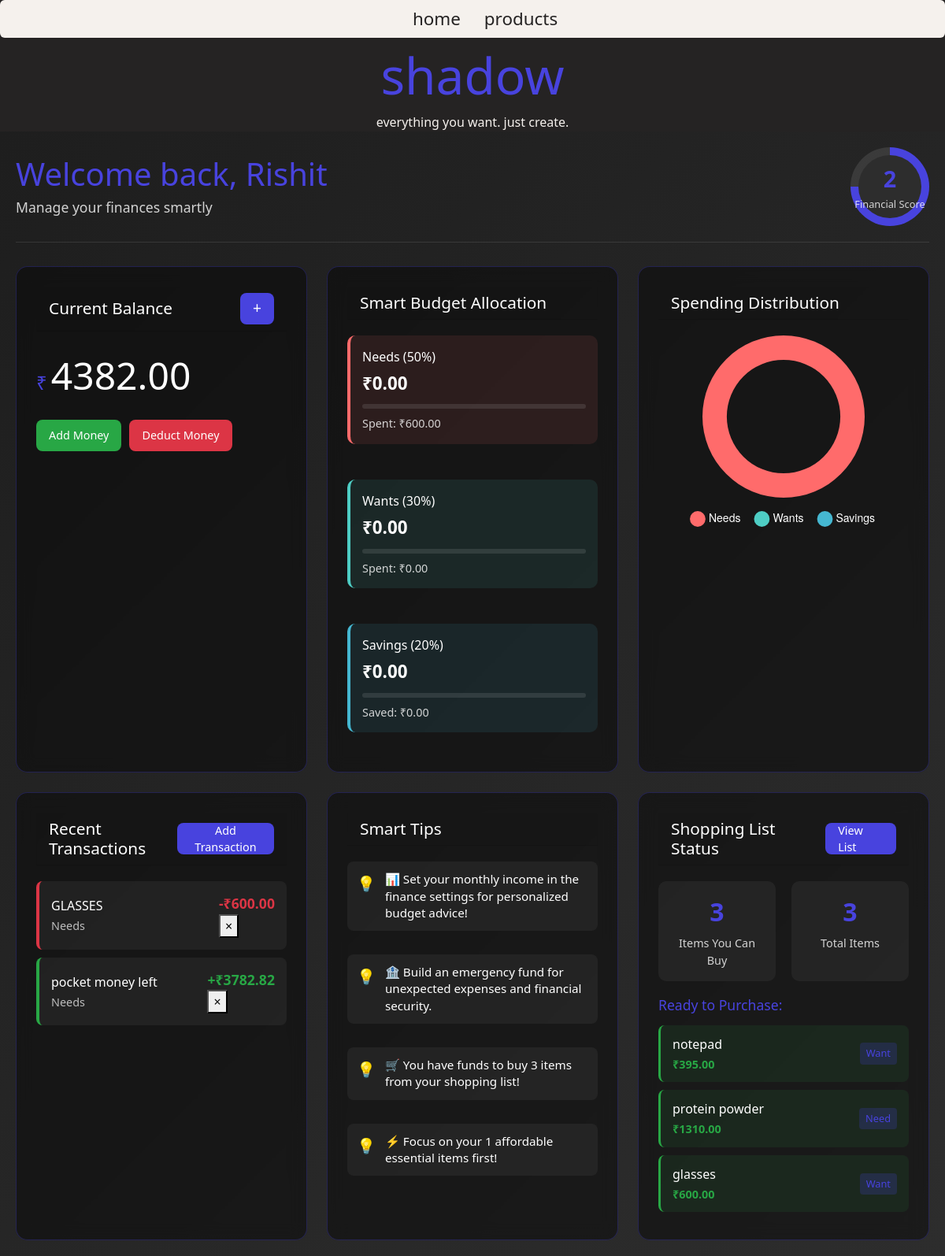
The page /widgets/finance (signed in) on the database its author committed.
### widgets/models.py (models this page shows, shortened)
class FinanceProfile(models.Model):
    user = models.OneToOneField(User, on_delete=models.CASCADE, related_name="finance_profile")
    total_funds = models.DecimalField(max_digits=12, decimal_places=2, default=0)
    monthly_income = models.DecimalField(max_digits=10, decimal_places=2, default=0)
    created_at = models.DateTimeField(auto_now_add=True)
    updated_at = models.DateTimeField(auto_now=True)
    @property
    def budget_allocation(self):
        if self.monthly_income <= 0:
            return {}
    @property
    def financial_score(self):
        transactions = self.transactions.all()
        if not transactions:
            return 75  # Default score for new users
        needs_spending = sum(float(t.amount) for t in transactions.filter(category='needs', transaction_type='debit'))
        wants_spending = sum(float(t.amount) for t in transactions.filter(category='wants', transaction_type='debit'))
        savings = sum(float(t.amount) for t in transactions.filter(category='savings', transaction_type='credit'))
        total_spending = needs_spending + wants_spending
        if total_spending == 0:
            return 75
        needs_ratio = needs_spending / total_spending if total_spending > 0 else 0
        wants_ratio = wants_spending / total_spending if total_spending > 0 else 0
        savings_ratio = savings / float(self.monthly_income) if self.monthly_income > 0 else 0
        score = 0
        if 0.4 <= needs_ratio <= 0.6:
            score += 40
        else:
            score += max(0, 40 - abs(needs_ratio - 0.5) * 80)
        if 0.2 <= wants_ratio <= 0.35:
            score += 30
        else:
            score += max(0, 30 - abs(wants_ratio - 0.275) * 100)
        if savings_ratio >= 0.15:
            score += 30
        else:
            score += savings_ratio * 200  # Scale to 30 points max
        return min(100, max(0, round(score)))

class Transaction(models.Model):
    TRANSACTION_TYPES = [
        ('credit', 'Credit'),
        ('debit', 'Debit'),
    ]
    CATEGORIES = [
        ('needs', 'Needs'),
        ('wants', 'Wants'),
        ('savings', 'Savings'),
    ]
    finance_profile = models.ForeignKey(FinanceProfile, on_delete=models.CASCADE, related_name="transactions")
    amount = models.DecimalField(max_digits=10, decimal_places=2)
    transaction_type = models.CharField(max_length=6, choices=TRANSACTION_TYPES)
    category = models.CharField(max_length=10, choices=CATEGORIES)
    description = models.CharField(max_length=255)
    created_at = models.DateTimeField(auto_now_add=True)
    class Meta:
        ordering = ['-created_at']

class ShoppingListItem(models.Model):
    user = models.ForeignKey(User, on_delete=models.CASCADE, related_name='shopping_list')
    name = models.CharField(max_length=255)
    link = models.URLField(blank=True)
    price = models.DecimalField(max_digits=10, decimal_places=2)
    priority = models.BooleanField(default=False, verbose_name="Is Need?")
    @property
    def can_afford(self):
        try:
            profile = FinanceProfile.objects.get(user=self.user)
            if profile.total_funds < self.price:
                return False
            if profile.monthly_income <= 0:
                return True
        except:
            return True

### widgets/views.py (the view, shortened to what this page needs)
# urls.py: path("finance",views.finance_view,name="finance")
def finance_view(request):
    if not request.user.is_authenticated:
        return redirect(reverse("main:login"))
    profile, created = FinanceProfile.objects.get_or_create(user=request.user)
    recent_transactions = profile.transactions.all()[:5]
    thirty_days_ago = datetime.datetime.now() - datetime.timedelta(days=30)
    recent_transactions_month = profile.transactions.filter(created_at__gte=thirty_days_ago)
    needs_spent = recent_transactions_month.filter(
        category='needs', transaction_type='debit'
    ).aggregate(total=Sum('amount'))['total'] or 0
    wants_spent = recent_transactions_month.filter(
        category='wants', transaction_type='debit'
    ).aggregate(total=Sum('amount'))['total'] or 0
    savings_amount = recent_transactions_month.filter(
        category='savings', transaction_type='credit'
    ).aggregate(total=Sum('amount'))['total'] or 0
    budget_allocation = profile.budget_allocation
    if budget_allocation:  # Check if budget_allocation is not empty
        needs_percentage = min(100, (float(needs_spent) / budget_allocation['needs'] * 100)) if budget_allocation.get('needs', 0) > 0 else 0
        wants_percentage = min(100, (float(wants_spent) / budget_allocation['wants'] * 100)) if budget_allocation.get('wants', 0) > 0 else 0
        savings_percentage = min(100, (float(savings_amount) / budget_allocation['savings'] * 100)) if budget_allocation.get('savings', 0) > 0 else 0
    else:
        needs_percentage = wants_percentage = savings_percentage = 0
        budget_allocation = {'needs': 0, 'wants': 0, 'savings': 0}
    smart_tips = get_smart_tips(profile)
    shopping_items = ShoppingListItem.objects.filter(user=request.user)
    affordable_items = [item for item in shopping_items if item.can_afford]
    context = {
        'total_funds': profile.total_funds,
        'monthly_income': profile.monthly_income,
        'financial_score': profile.financial_score,
        'budget_allocation': budget_allocation,
        'needs_spent': needs_spent,
        'wants_spent': wants_spent,
        'savings_amount': savings_amount,
        'needs_percentage': needs_percentage,
        'wants_percentage': wants_percentage,
        'savings_percentage': savings_percentage,
        'recent_transactions': recent_transactions,
        'smart_tips': smart_tips,
        'affordable_items': affordable_items,
        'total_shopping_items': shopping_items.count(),
    }
    return render(request, "finance.html", context)

### widgets/templates/finance.html (shortened to what this page needs)
{% extends 'layout.html' %}
{% load static %}
{% block head %}
    <link rel="stylesheet" href="{% static 'styles/finance.css' %}">
{% endblock %}
{% block body %}
    <div class="finance-container">
        <div class="finance-header">
            <div class="welcome-section">
                <h1>Welcome back, {{ request.user.username|title }}</h1>
                <p>Manage your finances smartly</p>
            </div>
            <div class="financial-score">
                <div class="score-circle">
                    <div class="score-value">{{ financial_score }}</div>
                    <div class="score-label">Financial Score</div>
                </div>
            </div>
        </div>
        <div class="dashboard-grid">
            <div class="finance-card funds-card">
                <div class="card-header">
                    <h3>Current Balance</h3>
                    <button class="action-btn primary" onclick="openDialog('fundsDialog')">
                        <span>+</span>
                    </button>
                </div>
                <div class="funds-display">
                    <span class="currency">₹</span>
                    <span class="amount">{{ total_funds|floatformat:2 }}</span>
                </div>
                <div class="funds-actions">
                    <button class="action-btn success" onclick="openDialog('addMoneyDialog')">
                        Add Money
                    </button>
                    <button class="action-btn danger" onclick="openDialog('deductMoneyDialog')">
                        Deduct Money
                    </button>
                </div>
            </div>
            <div class="finance-card budget-card">
                <div class="card-header">
                    <h3>Smart Budget Allocation</h3>
                </div>
                <div class="budget-breakdown">
                    <div class="budget-item needs">
                        <div class="budget-label">Needs (50%)</div>
                        <div class="budget-amount">₹{{ budget_allocation.needs|floatformat:2 }}</div>
                        <div class="budget-progress">
                        </div>
                        <div class="budget-spent">Spent: ₹{{ needs_spent|floatformat:2 }}</div>
                    </div>
                    <div class="budget-item wants">
                        <div class="budget-label">Wants (30%)</div>
                        <div class="budget-amount">₹{{ budget_allocation.wants|floatformat:2 }}</div>
                        <div class="budget-progress">
                        </div>
                        <div class="budget-spent">Spent: ₹{{ wants_spent|floatformat:2 }}</div>
                    </div>
                    <div class="budget-item savings">
                        <div class="budget-label">Savings (20%)</div>
                        <div class="budget-amount">₹{{ budget_allocation.savings|floatformat:2 }}</div>
                        <div class="budget-progress">
                        </div>
                        <div class="budget-spent">Saved: ₹{{ savings_amount|floatformat:2 }}</div>
                    </div>
                </div>
            </div>
            <div class="finance-card chart-card">
                <div class="card-header">
                    <h3>Spending Distribution</h3>
                </div>
                <div class="chart-container">
                    <canvas id="spendingChart"></canvas>
                </div>
            </div>
            <div class="finance-card transactions-card">
                <div class="card-header">
                    <h3>Recent Transactions</h3>
                    <button class="action-btn primary" onclick="openDialog('transactionDialog')">
                        Add Transaction
                    </button>
                </div>
                <div class="transactions-list">
                    {% for transaction in recent_transactions %}
                        <div class="transaction-item {{ transaction.transaction_type }}">
                            <div class="transaction-info">
                                <div class="transaction-desc">{{ transaction.description }}</div>
                                <div class="transaction-category">{{ transaction.get_category_display }}</div>
                            </div>
                            <div class="transaction-right">
                                <div class="transaction-amount">
                                    {% if transaction.transaction_type == 'credit' %}+{% else %}-{% endif %}₹{{ transaction.amount }}
                                </div>
                                <button class="remove-transaction-btn" onclick="removeTransaction({{ transaction.id }})" title="Remove transaction">
                                    ×
                                </button>
                            </div>
                        </div>
                    {% empty %}
                        <div class="no-transactions">
                            <p>No transactions yet. Start tracking your finances!</p>
                        </div>
                    {% endfor %}
                </div>
            </div>
            <div class="finance-card tips-card">
                <div class="card-header">
                    <h3>Smart Tips</h3>
                </div>
                <div class="tips-content">
                    {% for tip in smart_tips %}
                        <div class="tip-item">
                            <div class="tip-icon">💡</div>
                            <div class="tip-text">{{ tip }}</div>
                        </div>
                    {% endfor %}
                </div>
            </div>
            <div class="finance-card shopping-integration-card">
                <div class="card-header">
                    <h3>Shopping List Status</h3>
                    <a href="{% url 'widget:shopping' %}" class="action-btn primary">View List</a>
                </div>
                <div class="shopping-status">
                    {% if total_shopping_items > 0 %}
                        <div class="status-summary">
                            <div class="status-item">
                                <div class="status-number">{{ affordable_items|length }}</div>
                                <div class="status-label">Items You Can Buy</div>
                            </div>
                            <div class="status-item">
                                <div class="status-number">{{ total_shopping_items }}</div>
                                <div class="status-label">Total Items</div>
                            </div>
                        </div>
                        {% if affordable_items %}
                            <div class="affordable-items">
                                <h4>Ready to Purchase:</h4>
                                {% for item in affordable_items|slice:":3" %}
                                    <div class="affordable-item">
                                        <div class="item-info">
                                            <div class="item-name">{{ item.name }}</div>
                                            <div class="item-price">₹{{ item.price }}</div>
                                        </div>
                                        <div class="item-type">
                                            {% if item.priority %}Need{% else %}Want{% endif %}
                                        </div>
                                    </div>
                                {% endfor %}
                            </div>
                        {% else %}
                            <div class="no-affordable-items">
                                <p>💰 Save up to buy items from your shopping list!</p>
                                <p>Focus on increasing income or reducing expenses.</p>
                            </div>
                        {% endif %}
                    {% else %}
                        <div class="no-shopping-items">
                            <p>🛒 No items in your shopping list yet.</p>
                            <p><a href="{% url 'widget:shopping' %}">Add items</a> to see budget recommendations!</p>
                        </div>
                    {% endif %}
                </div>
            </div>
        </div>
    </div>
    <script>
        // Dialog management
        function openDialog(dialogId) {
            document.getElementById(dialogId).style.display = 'flex';
        }
        function closeDialog(dialogId) {
            document.getElementById(dialogId).style.display = 'none';
        }
        // Close dialog when clicking outside
        document.querySelectorAll('.dialog-overlay').forEach(overlay => {
            overlay.addEventListener('click', function(e) {
                if (e.target === this) {
                    this.style.display = 'none';
                }
            });
        });
        // Pie Chart for spending distribution
        const ctx = document.getElementById('spendingChart').getContext('2d');
        const spendingChart = new Chart(ctx, {
            type: 'doughnut',
            data: {
                labels: ['Needs', 'Wants', 'Savings'],
                datasets: [{
                    data: [{{ needs_spent }}, {{ wants_spent }}, {{ savings_amount }}],
                    backgroundColor: [
                        '#FF6B6B',  // Red for needs
                        '#4ECDC4',  // Teal for wants
                        '#45B7D1'   // Blue for savings
                    ],
                    borderWidth: 0,
                    cutout: '70%'
                }]
            },
            options: {
                responsive: true,
                maintainAspectRatio: false,
                plugins: {
                    legend: {
                        position: 'bottom',
                        labels: {
                            color: '#ffffff',
                            padding: 20,
                            usePointStyle: true,
                            font: {
                                size: 14
                            }
                        }
                    }
                }
            }
        });
        // Animate financial score on load
        document.addEventListener('DOMContentLoaded', function() {
            const scoreElement = document.querySelector('.score-value');
            const finalScore = {{ financial_score }};
            let currentScore = 0;
            const scoreAnimation = setInterval(() => {
                currentScore += 2;
                scoreElement.textContent = Math.min(currentScore, finalScore);
                if (currentScore >= finalScore) {
                    clearInterval(scoreAnimation);
                }
            }, 30);
        });
    </script>
{% endblock %}

### rows shown on the page
FinanceProfile: total_funds "4382.00"
ShoppingListItem: name "notepad", price "395.00", priority "Want"
ShoppingListItem: name "protein powder", price "1310.00", priority "Need"
ShoppingListItem: name "glasses", price "600.00", priority "Want"

### other values the page prints
{{ request.user.username|title }} "Rishit"
{{ financial_score }} "2"
{{ budget_allocation.needs|floatformat:2 }} "0.00"
{{ needs_spent|floatformat:2 }} "600.00"
{{ budget_allocation.wants|floatformat:2 }} "0.00"
{{ wants_spent|floatformat:2 }} "0.00"
{{ budget_allocation.savings|floatformat:2 }} "0.00"
{{ savings_amount|floatformat:2 }} "0.00"
{{ tip }} "📊 Set your monthly income in the finance settings for personalized budget advice!" "🏦 Build an emergency fund for unexpected expenses and financial security." "🛒 You have funds to buy 3 items from your shopping list!" "⚡ Focus on your 1 affordable essential items first!"
{{ affordable_items|length }} "3"
{{ total_shopping_items }} "3"
chart data {{ wants_spent }} 0
chart data {{ savings_amount }} 0
